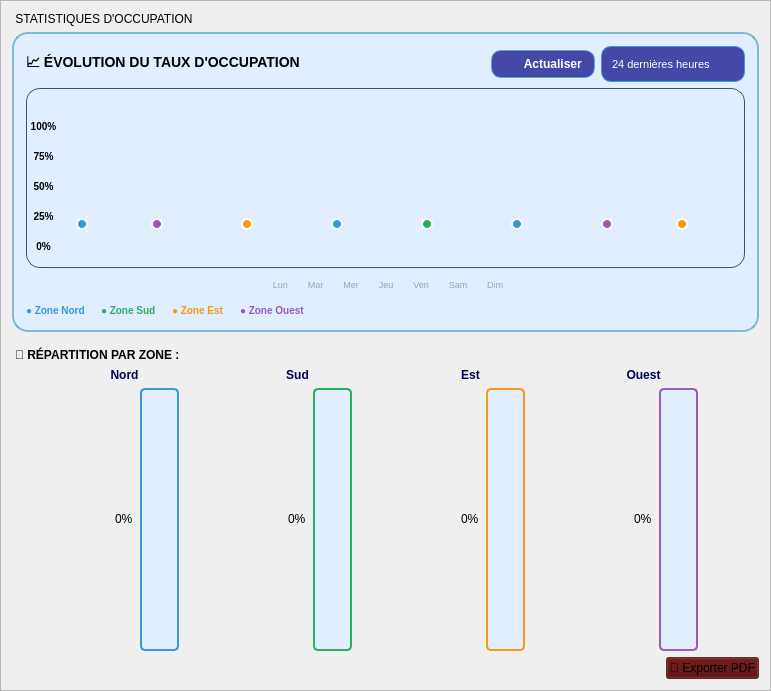
     <widget class="QFrame" name="statsFrame_2">
      <property name="geometry">
       <rect>
        <x>640</x>
        <y>70</y>
        <width>771</width>
        <height>691</height>
       </rect>
      </property>
      <property name="styleSheet">
       <string notr="true">#statsFrame_2 {
           border-radius: 15px;
background-color: rgb(224, 238, 255);
border:1PX solid  rgb(0, 0, 115);
   	color: rgb(0, 0, 90);

}</string>
      </property>
      <property name="frameShape">
       <enum>QFrame::Shape::StyledPanel</enum>
      </property>
      <property name="frameShadow">
       <enum>QFrame::Shadow::Raised</enum>
      </property>
      <layout class="QVBoxLayout" name="verticalLayout_7">
       <item>
        <widget class="QLabel" name="statsTitle_2">
         <property name="styleSheet">
          <string notr="true"/>
         </property>
         <property name="text">
          <string> STATISTIQUES D'OCCUPATION</string>
         </property>
        </widget>
       </item>
       <item>
        <widget class="QFrame" name="chartContainer_2">
         <property name="minimumSize">
          <size>
           <width>0</width>
           <height>300</height>
          </size>
         </property>
         <property name="styleSheet">
          <string notr="true">#chartContainer_2 {
    border-radius: 16px;
   background-color: rgb(224, 238, 255);
    border: 2px solid rgba(89, 171, 200, 0.75);
}

#btnRefreshStats_2 {
  background-color: rgba(0, 0, 127,0.7);
    border: 1px solid rgba(89, 171, 200, 0.95);
    border-radius: 10px;
    padding: 6px 12px;
    color: white;
    font-weight: 600;
}

#btnRefreshStats_2:hover {
  background-color: rgba(0, 0, 127,0.7);
    border-color: rgba(255, 140, 0, 0.9);
}

#comboChartType_2 {
 background-color: rgba(0, 0, 127,0.7);
    border: 1px solid rgba(52, 152, 219, 0.9);
    border-radius: 10px;
    color: white;
    padding: 5px 10px;
    min-height: 24px;
    font-size: 11px;
}

#comboChartType_2::drop-down {
    border: none;
    width: 22px;
}

#comboChartType_2 QAbstractItemView {
   background-color: rgb(224, 238, 255);
    color: white;
    border: 1px solid rgba(52, 152, 219, 0.9);
    selection-background-color: rgba(52, 152, 219, 0.55);
}

#curveCanvas_2 {
   background-color: rgb(224, 238, 255);
    border-radius: 14px;
    border: 1px solid rgba(52, 73, 94, 0.95);
}

#label_chartXAxis_2 {
    color: #95a5a6;
    font-size: 9px;
}

#legendNord_2 { color: #3498db; font-weight: 700; font-size: 10px; }
#legendSud_2  { color: #27ae60; font-weight: 700; font-size: 10px; }
#legendEst_2  { color: #f39c12; font-weight: 700; font-size: 10px; }
#legendOuest_2{ color: #9b59b6; font-weight: 700; font-size: 10px; }</string>
         </property>
         <property name="frameShape">
          <enum>QFrame::Shape::StyledPanel</enum>
         </property>
         <property name="frameShadow">
          <enum>QFrame::Shadow::Raised</enum>
         </property>
         <layout class="QVBoxLayout" name="verticalLayout_chartBlock_2">
          <property name="leftMargin">
           <number>12</number>
          </property>
          <property name="topMargin">
           <number>12</number>
          </property>
          <property name="rightMargin">
           <number>12</number>
          </property>
          <property name="bottomMargin">
           <number>10</number>
          </property>
          <item>
           <layout class="QHBoxLayout" name="chartHeaderLayout_2">
            <item>
             <widget class="QLabel" name="label_chartTitle_2">
              <property name="styleSheet">
               <string notr="true">
font-weight: 800;
font-size: 14px;</string>
              </property>
              <property name="text">
               <string>📈 ÉVOLUTION DU TAUX D'OCCUPATION</string>
              </property>
             </widget>
            </item>
            <item>
             <spacer name="horizontalSpacer_chartHeader_2">
              <property name="orientation">
               <enum>Qt::Orientation::Horizontal</enum>
              </property>
              <property name="sizeHint" stdset="0">
               <size>
                <width>40</width>
                <height>20</height>
               </size>
              </property>
             </spacer>
            </item>
            <item>
             <widget class="QPushButton" name="btnRefreshStats_2">
              <property name="text">
               <string>      Actualiser</string>
              </property>
             </widget>
            </item>
            <item>
             <widget class="QComboBox" name="comboChartType_2">
              <property name="minimumSize">
               <size>
                <width>140</width>
                <height>36</height>
               </size>
              </property>
              <property name="currentText">
               <string>24 dernières heures</string>
              </property>
              <item>
               <property name="text">
                <string>24 dernières heures</string>
               </property>
              </item>
              <item>
               <property name="text">
                <string>7 derniers jours</string>
               </property>
              </item>
              <item>
               <property name="text">
                <string>30 derniers jours</string>
               </property>
              </item>
             </widget>
            </item>
           </layout>
          </item>
          <item>
           <widget class="QWidget" name="curveCanvas_2" native="true">
            <property name="minimumSize">
             <size>
              <width>0</width>
              <height>180</height>
             </size>
            </property>
            <widget class="QLabel" name="label_pct100_2">
             <property name="geometry">
              <rect>
               <x>0</x>
               <y>30</y>
               <width>35</width>
               <height>16</height>
              </rect>
             </property>
             <property name="styleSheet">
              <string notr="true">
font-size: 10px;
font-weight: 700;</string>
             </property>
             <property name="text">
              <string>100%</string>
             </property>
             <property name="alignment">
              <set>Qt::AlignmentFlag::AlignCenter</set>
             </property>
            </widget>
            <widget class="QLabel" name="label_pct75_2">
             <property name="geometry">
              <rect>
               <x>0</x>
               <y>60</y>
               <width>35</width>
               <height>16</height>
              </rect>
             </property>
             <property name="styleSheet">
              <string notr="true">
font-size: 10px;
font-weight: 700;</string>
             </property>
             <property name="text">
              <string>75%</string>
             </property>
             <property name="alignment">
              <set>Qt::AlignmentFlag::AlignCenter</set>
             </property>
            </widget>
            <widget class="QLabel" name="label_pct50_2">
             <property name="geometry">
              <rect>
               <x>0</x>
               <y>90</y>
               <width>35</width>
               <height>16</height>
              </rect>
             </property>
             <property name="styleSheet">
              <string notr="true">
font-size: 10px;
font-weight: 700;</string>
             </property>
             <property name="text">
              <string>50%</string>
             </property>
             <property name="alignment">
              <set>Qt::AlignmentFlag::AlignCenter</set>
             </property>
            </widget>
            <widget class="QLabel" name="label_pct25_2">
             <property name="geometry">
              <rect>
               <x>0</x>
               <y>120</y>
               <width>35</width>
               <height>16</height>
              </rect>
             </property>
             <property name="styleSheet">
              <string notr="true">
font-size: 10px;
font-weight: 700;</string>
             </property>
             <property name="text">
              <string>25%</string>
             </property>
             <property name="alignment">
              <set>Qt::AlignmentFlag::AlignCenter</set>
             </property>
            </widget>
            <widget class="QLabel" name="label_pct0_2">
             <property name="geometry">
              <rect>
               <x>0</x>
               <y>150</y>
               <width>35</width>
               <height>16</height>
              </rect>
             </property>
             <property name="styleSheet">
              <string notr="true">
font-size: 10px;
font-weight: 700;</string>
             </property>
             <property name="text">
              <string>0%</string>
             </property>
             <property name="alignment">
              <set>Qt::AlignmentFlag::AlignCenter</set>
             </property>
            </widget>
            <widget class="QFrame" name="gridLineTop_2">
             <property name="geometry">
              <rect>
               <x>20</x>
               <y>25</y>
               <width>715</width>
               <height>1</height>
              </rect>
             </property>
             <property name="styleSheet">
              <string notr="true">background-color: rgba(255, 255, 255, 25);
border: none;</string>
             </property>
            </widget>
            <widget class="QFrame" name="gridLineMid1_2">
             <property name="geometry">
              <rect>
               <x>20</x>
               <y>65</y>
               <width>715</width>
               <height>1</height>
              </rect>
             </property>
             <property name="styleSheet">
              <string notr="true">background-color: rgba(255, 255, 255, 18);
border: none;</string>
             </property>
            </widget>
            <widget class="QFrame" name="gridLineMid2_2">
             <property name="geometry">
              <rect>
               <x>20</x>
               <y>105</y>
               <width>715</width>
               <height>1</height>
              </rect>
             </property>
             <property name="styleSheet">
              <string notr="true">background-color: rgba(255, 255, 255, 18);
border: none;</string>
             </property>
            </widget>
            <widget class="QFrame" name="gridLineBottom_2">
             <property name="geometry">
              <rect>
               <x>20</x>
               <y>145</y>
               <width>715</width>
               <height>1</height>
              </rect>
             </property>
             <property name="styleSheet">
              <string notr="true">background-color: rgba(255, 255, 255, 25);
border: none;</string>
             </property>
            </widget>
            <widget class="QFrame" name="curveGlow_2">
             <property name="geometry">
              <rect>
               <x>30</x>
               <y>30</y>
               <width>701</width>
               <height>130</height>
              </rect>
             </property>
             <property name="styleSheet">
              <string notr="true">background-color: qlineargradient(x1:0, y1:0, x2:1, y2:1,
stop:0 rgba(52, 152, 219, 35), stop:0.5 rgba(155, 89, 182, 25), stop:1 rgba(243, 156, 18, 30));
border-radius: 14px;
border: none;</string>
             </property>
             <widget class="QFrame" name="curvePoint8_2">
              <property name="geometry">
               <rect>
                <x>620</x>
                <y>100</y>
                <width>12</width>
                <height>12</height>
               </rect>
              </property>
              <property name="styleSheet">
               <string notr="true">background-color: #f39c12;
border-radius: 6px;
border: 2px solid rgba(255, 255, 255, 220);</string>
              </property>
             </widget>
            </widget>
            <widget class="QFrame" name="curvePoint1_2">
             <property name="geometry">
              <rect>
               <x>50</x>
               <y>130</y>
               <width>12</width>
               <height>12</height>
              </rect>
             </property>
             <property name="styleSheet">
              <string notr="true">background-color: #3498db;
border-radius: 6px;
border: 2px solid rgba(255, 255, 255, 220);</string>
             </property>
            </widget>
            <widget class="QFrame" name="curvePoint2_2">
             <property name="geometry">
              <rect>
               <x>125</x>
               <y>130</y>
               <width>12</width>
               <height>12</height>
              </rect>
             </property>
             <property name="styleSheet">
              <string notr="true">background-color: #9b59b6;
border-radius: 6px;
border: 2px solid rgba(255, 255, 255, 220);</string>
             </property>
            </widget>
            <widget class="QFrame" name="curvePoint3_2">
             <property name="geometry">
              <rect>
               <x>215</x>
               <y>130</y>
               <width>12</width>
               <height>12</height>
              </rect>
             </property>
             <property name="styleSheet">
              <string notr="true">background-color: #f39c12;
border-radius: 6px;
border: 2px solid rgba(255, 255, 255, 220);</string>
             </property>
            </widget>
            <widget class="QFrame" name="curvePoint4_2">
             <property name="geometry">
              <rect>
               <x>305</x>
               <y>130</y>
               <width>12</width>
               <height>12</height>
              </rect>
             </property>
             <property name="styleSheet">
              <string notr="true">background-color: #3498db;
border-radius: 6px;
border: 2px solid rgba(255, 255, 255, 220);</string>
             </property>
            </widget>
            <widget class="QFrame" name="curvePoint5_2">
             <property name="geometry">
              <rect>
               <x>395</x>
               <y>130</y>
               <width>12</width>
               <height>12</height>
              </rect>
             </property>
             <property name="styleSheet">
              <string notr="true">background-color: #27ae60;
border-radius: 6px;
border: 2px solid rgba(255, 255, 255, 220);</string>
             </property>
            </widget>
            <widget class="QFrame" name="curvePoint6_2">
             <property name="geometry">
              <rect>
               <x>485</x>
               <y>130</y>
               <width>12</width>
               <height>12</height>
              </rect>
             </property>
             <property name="styleSheet">
              <string notr="true">background-color: #3498db;
border-radius: 6px;
border: 2px solid rgba(255, 255, 255, 220);</string>
             </property>
            </widget>
            <widget class="QFrame" name="curvePoint7_2">
             <property name="geometry">
              <rect>
               <x>575</x>
               <y>130</y>
               <width>12</width>
               <height>12</height>
              </rect>
             </property>
             <property name="styleSheet">
              <string notr="true">background-color: #9b59b6;
border-radius: 6px;
border: 2px solid rgba(255, 255, 255, 220);</string>
             </property>
            </widget>
           </widget>
          </item>
          <item>
           <widget class="QLabel" name="label_chartXAxis_2">
            <property name="text">
             <string>  Lun        Mar        Mer        Jeu        Ven        Sam        Dim</string>
            </property>
            <property name="alignment">
             <set>Qt::AlignmentFlag::AlignCenter</set>
            </property>
           </widget>
          </item>
          <item>
           <layout class="QHBoxLayout" name="chartLegend_2">
            <property name="spacing">
             <number>16</number>
            </property>
            <item>
             <widget class="QLabel" name="legendNord_2">
              <property name="text">
               <string>● Zone Nord</string>
              </property>
             </widget>
            </item>
            <item>
             <widget class="QLabel" name="legendSud_2">
              <property name="text">
               <string>● Zone Sud</string>
              </property>
             </widget>
            </item>
            <item>
             <widget class="QLabel" name="legendEst_2">
              <property name="text">
               <string>● Zone Est</string>
              </property>
             </widget>
            </item>
            <item>
             <widget class="QLabel" name="legendOuest_2">
              <property name="text">
               <string>● Zone Ouest</string>
              </property>
             </widget>
            </item>
            <item>
             <spacer name="horizontalSpacer_chartLegend_2">
              <property name="orientation">
               <enum>Qt::Orientation::Horizontal</enum>
              </property>
              <property name="sizeHint" stdset="0">
               <size>
                <width>40</width>
                <height>20</height>
               </size>
              </property>
             </spacer>
            </item>
           </layout>
          </item>
         </layout>
        </widget>
       </item>
       <item>
        <widget class="QLabel" name="label_zones_2">
         <property name="styleSheet">
          <string notr="true">
font-weight: bold;
margin-top: 10px;</string>
         </property>
         <property name="text">
          <string>📍 RÉPARTITION PAR ZONE :</string>
         </property>
        </widget>
       </item>
       <item>
        <layout class="QHBoxLayout" name="zonesContainerLayout_2">
         <item>
          <layout class="QVBoxLayout" name="zoneNordLayout_2">
           <item>
            <widget class="QLabel" name="label_zoneNord_2">
             <property name="styleSheet">
              <string notr="true"> 	color: rgb(0, 0, 90);

text-align: center;
font-weight: bold;</string>
             </property>
             <property name="text">
              <string>Nord</string>
             </property>
             <property name="alignment">
              <set>Qt::AlignmentFlag::AlignCenter</set>
             </property>
            </widget>
           </item>
           <item>
            <widget class="QProgressBar" name="progressZoneNord_2">
             <property name="minimumSize">
              <size>
               <width>30</width>
               <height>120</height>
              </size>
             </property>
             <property name="styleSheet">
              <string notr="true">QProgressBar:vertical {
    width: 25px;
    border: 2px solid #3498db;
    border-radius: 5px;
   background-color: rgb(224, 238, 255);
    text-align: center;
    padding: 5px;
margin-left:70 px;
}
QProgressBar::chunk:vertical {
    background-color: qlineargradient(x1:0, y1:0, x2:0, y2:1,
        stop:0 #3498db, stop:1 #2980b9);
    border-radius: 3px;
}</string>
             </property>
             <property name="value">
              <number>0</number>
             </property>
             <property name="textVisible">
              <bool>true</bool>
             </property>
             <property name="orientation">
              <enum>Qt::Orientation::Vertical</enum>
             </property>
             <property name="format">
              <string>%p%</string>
             </property>
            </widget>
           </item>
          </layout>
         </item>
         <item>
          <layout class="QVBoxLayout" name="zoneSudLayout_2">
           <item>
            <widget class="QLabel" name="label_zoneSud_2">
             <property name="styleSheet">
              <string notr="true"> 	color: rgb(0, 0, 90);

text-align: center;
font-weight: bold;</string>
             </property>
             <property name="text">
              <string>Sud</string>
             </property>
             <property name="alignment">
              <set>Qt::AlignmentFlag::AlignCenter</set>
             </property>
            </widget>
           </item>
           <item>
            <widget class="QProgressBar" name="progressZoneSud_2">
             <property name="minimumSize">
              <size>
               <width>30</width>
               <height>120</height>
              </size>
             </property>
             <property name="styleSheet">
              <string notr="true">QProgressBar:vertical {
    width: 25px;
    border: 2px solid #27ae60;
    border-radius: 5px;
background-color: rgb(224, 238, 255);    text-align: center;
    padding: 5px;
margin-left: 70px;
}
QProgressBar::chunk:vertical {
    background-color: qlineargradient(x1:0, y1:0, x2:0, y2:1,
        stop:0 #27ae60, stop:1 #229954);
    border-radius: 3px;
}</string>
             </property>
             <property name="value">
              <number>0</number>
             </property>
             <property name="textVisible">
              <bool>true</bool>
             </property>
             <property name="orientation">
              <enum>Qt::Orientation::Vertical</enum>
             </property>
             <property name="format">
              <string>%p%</string>
             </property>
            </widget>
           </item>
          </layout>
         </item>
         <item>
          <layout class="QVBoxLayout" name="zoneEstLayout_2">
           <item>
            <widget class="QLabel" name="label_zoneEst_2">
             <property name="styleSheet">
              <string notr="true"> 	color: rgb(0, 0, 90);

text-align: center;
font-weight: bold;</string>
             </property>
             <property name="text">
              <string>Est</string>
             </property>
             <property name="alignment">
              <set>Qt::AlignmentFlag::AlignCenter</set>
             </property>
            </widget>
           </item>
           <item>
            <widget class="QProgressBar" name="progressZoneEst_2">
             <property name="minimumSize">
              <size>
               <width>30</width>
               <height>120</height>
              </size>
             </property>
             <property name="styleSheet">
              <string notr="true">QProgressBar:vertical {
    width: 25px;
    border: 2px solid #f39c12;
    border-radius: 5px;background-color: rgb(224, 238, 255);
    text-align: center;
    padding: 5px;
margin-left:70px;
}
QProgressBar::chunk:vertical {
    background-color: qlineargradient(x1:0, y1:0, x2:0, y2:1,
        stop:0 #f39c12, stop:1 #d68910);
    border-radius: 3px;
}</string>
             </property>
             <property name="value">
              <number>0</number>
             </property>
             <property name="textVisible">
              <bool>true</bool>
             </property>
             <property name="orientation">
              <enum>Qt::Orientation::Vertical</enum>
             </property>
            </widget>
           </item>
          </layout>
         </item>
         <item>
          <layout class="QVBoxLayout" name="zoneOuestLayout_2">
           <item>
            <widget class="QLabel" name="label_zoneOuest_2">
             <property name="styleSheet">
              <string notr="true"> 	color: rgb(0, 0, 90);

text-align: center;
font-weight: bold;</string>
             </property>
             <property name="text">
              <string>Ouest</string>
             </property>
             <property name="alignment">
              <set>Qt::AlignmentFlag::AlignCenter</set>
             </property>
            </widget>
           </item>
           <item>
            <widget class="QProgressBar" name="progressZoneOuest_2">
             <property name="minimumSize">
              <size>
               <width>30</width>
               <height>120</height>
              </size>
             </property>
             <property name="styleSheet">
              <string notr="true">QProgressBar:vertical {
    width: 25px;
    border: 2px solid #9b59b6;
    border-radius: 5px;
  background-color: rgb(224, 238, 255);
    text-align: center;
    padding: 5px;
margin-left:70 px;
}
QProgressBar::chunk:vertical {
    background-color: qlineargradient(x1:0, y1:0, x2:0, y2:1,
        stop:0 #9b59b6, stop:1 #8e44ad);
    border-radius: 3px;
}</string>
             </property>
             <property name="value">
              <number>0</number>
             </property>
             <property name="textVisible">
              <bool>true</bool>
             </property>
             <property name="orientation">
              <enum>Qt::Orientation::Vertical</enum>
             </property>
             <property name="format">
              <string>%p%</string>
             </property>
            </widget>
           </item>
          </layout>
         </item>
        </layout>
       </item>
       <item>
        <layout class="QHBoxLayout" name="exportStatsLayout_2">
         <item>
          <spacer name="horizontalSpacer_4">
           <property name="orientation">
            <enum>Qt::Orientation::Horizontal</enum>
           </property>
           <property name="sizeHint" stdset="0">
            <size>
             <width>40</width>
             <height>20</height>
            </size>
           </property>
          </spacer>
         </item>
         <item>
          <widget class="QPushButton" name="btnExportStatsPDF_2">
           <property name="styleSheet">
            <string notr="true">#btnExportStatsPDF_2{background-color: rgba(80, 0, 0, 0.7);}
#btnExportStatsPDF_2:hover{
	
	background-color: rgb(162, 15, 18);}
</string>
           </property>
           <property name="text">
            <string>📄 Exporter PDF</string>
           </property>
          </widget>
         </item>
        </layout>
       </item>
      </layout>
     </widget>
